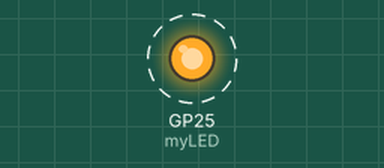
The program below on a simulated Raspberry Pi Pico running MicroPython. On the bench: output pins drawn as LEDs (lit = HIGH). Dashed ring = blinking.

Above: at 0.02 s.
Timing chart, 0 to 3.0 s (numbered marks = the images above):
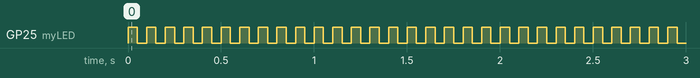

Measured:
- by itself, GP25 (myLED): alternates HIGH for 0.05 s and LOW for 0.05 s

The program:

BlinkingLEDPin.py
```python
#Library is machine and the method being imported in Pin
from machine import Pin

#From time import the method sleep
from time import sleep

#Creating LED object, the pin we want to interact with is called 'LED'
myLED=Pin('LED',Pin.OUT)

while True:
    myLED.value(1) #1 is on and 0 is off, but you could also do myLED.on
    sleep(.05) #Wait one second
    myLED.value(0)
    sleep(.05)
```
